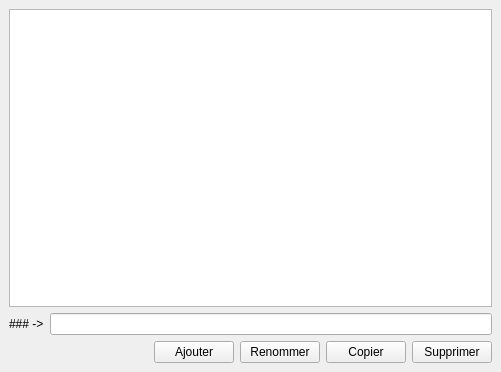
<?xml version="1.0" encoding="UTF-8"?>
<ui version="4.0">
 <class>BranchWindow</class>
 <widget class="QMainWindow" name="BranchWindow">
  <property name="geometry">
   <rect>
    <x>0</x>
    <y>0</y>
    <width>501</width>
    <height>372</height>
   </rect>
  </property>
  <property name="windowTitle">
   <string>Gestion des branches</string>
  </property>
  <widget class="QWidget" name="centralwidget">
   <layout class="QVBoxLayout" name="verticalLayout">
    <item>
     <widget class="QListWidget" name="listWidget_branch">
      <property name="editTriggers">
       <set>QAbstractItemView::NoEditTriggers</set>
      </property>
      <property name="sortingEnabled">
       <bool>true</bool>
      </property>
     </widget>
    </item>
    <item>
     <layout class="QHBoxLayout" name="horizontalLayout">
      <item>
       <widget class="QLabel" name="label_selected">
        <property name="text">
         <string>### -&gt;</string>
        </property>
       </widget>
      </item>
      <item>
       <widget class="QLineEdit" name="lineEdit_add"/>
      </item>
     </layout>
    </item>
    <item>
     <layout class="QGridLayout" name="gridLayout">
      <item row="0" column="3">
       <widget class="QPushButton" name="pushButton_copy">
        <property name="text">
         <string>Copier</string>
        </property>
       </widget>
      </item>
      <item row="0" column="4">
       <widget class="QPushButton" name="pushButton_remove">
        <property name="text">
         <string>Supprimer</string>
        </property>
       </widget>
      </item>
      <item row="0" column="2">
       <widget class="QPushButton" name="pushButton_rename">
        <property name="text">
         <string>Renommer</string>
        </property>
       </widget>
      </item>
      <item row="0" column="1">
       <widget class="QPushButton" name="pushButton_add">
        <property name="text">
         <string>Ajouter</string>
        </property>
       </widget>
      </item>
      <item row="0" column="0">
       <spacer name="horizontalSpacer">
        <property name="orientation">
         <enum>Qt::Horizontal</enum>
        </property>
        <property name="sizeHint" stdset="0">
         <size>
          <width>40</width>
          <height>20</height>
         </size>
        </property>
       </spacer>
      </item>
     </layout>
    </item>
   </layout>
  </widget>
 </widget>
 <resources/>
 <connections/>
</ui>
